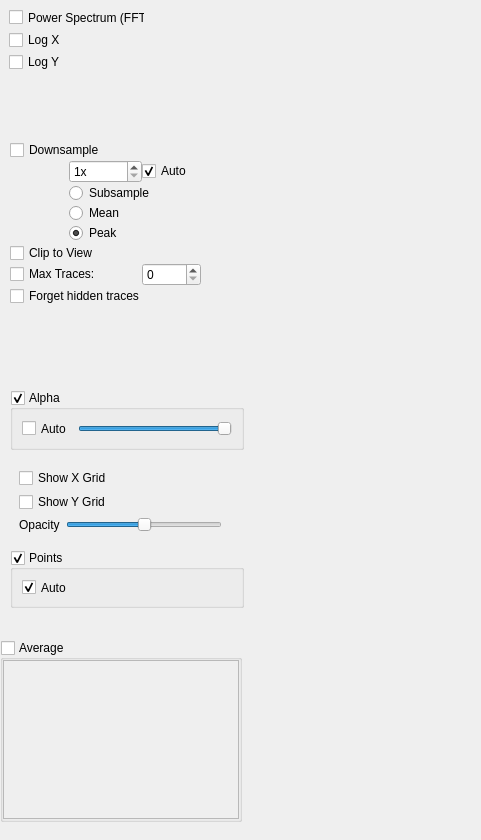
<?xml version="1.0" encoding="UTF-8"?>
<ui version="4.0">
    <class>Form</class>
    <widget class="QWidget" name="Form">
        <property name="geometry">
            <rect>
                <x>0</x>
                <y>0</y>
                <width>481</width>
                <height>840</height>
            </rect>
        </property>
        <property name="windowTitle">
            <string>Form</string>
        </property>
        <widget class="QGroupBox" name="averageGroup">
            <property name="geometry">
                <rect>
                    <x>0</x>
                    <y>640</y>
                    <width>242</width>
                    <height>182</height>
                </rect>
            </property>
            <property name="toolTip">
                <string>Display averages of the curves displayed in this plot. The parameter list allows you to choose
                    parameters to average over (if any are available).
                </string>
            </property>
            <property name="title">
                <string>Average</string>
            </property>
            <property name="checkable">
                <bool>true</bool>
            </property>
            <property name="checked">
                <bool>false</bool>
            </property>
            <layout class="QGridLayout" name="gridLayout_5">
                <property name="margin">
                    <number>0</number>
                </property>
                <property name="spacing">
                    <number>0</number>
                </property>
                <item row="0" column="0">
                    <widget class="QListWidget" name="avgParamList"/>
                </item>
            </layout>
        </widget>
        <widget class="QFrame" name="decimateGroup">
            <property name="geometry">
                <rect>
                    <x>10</x>
                    <y>140</y>
                    <width>191</width>
                    <height>171</height>
                </rect>
            </property>
            <layout class="QGridLayout" name="gridLayout_4">
                <property name="margin">
                    <number>0</number>
                </property>
                <property name="spacing">
                    <number>0</number>
                </property>
                <item row="7" column="0" colspan="3">
                    <widget class="QCheckBox" name="clipToViewCheck">
                        <property name="toolTip">
                            <string>Plot only the portion of each curve that is visible. This assumes X values are
                                uniformly spaced.
                            </string>
                        </property>
                        <property name="text">
                            <string>Clip to View</string>
                        </property>
                    </widget>
                </item>
                <item row="8" column="0" colspan="2">
                    <widget class="QCheckBox" name="maxTracesCheck">
                        <property name="toolTip">
                            <string>If multiple curves are displayed in this plot, check this box to limit the number of
                                traces that are displayed.
                            </string>
                        </property>
                        <property name="text">
                            <string>Max Traces:</string>
                        </property>
                    </widget>
                </item>
                <item row="0" column="0" colspan="3">
                    <widget class="QCheckBox" name="downsampleCheck">
                        <property name="text">
                            <string>Downsample</string>
                        </property>
                    </widget>
                </item>
                <item row="6" column="1" colspan="2">
                    <widget class="QRadioButton" name="peakRadio">
                        <property name="toolTip">
                            <string>Downsample by drawing a saw wave that follows the min and max of the original data.
                                This method produces the best visual representation of the data but is slower.
                            </string>
                        </property>
                        <property name="text">
                            <string>Peak</string>
                        </property>
                        <property name="checked">
                            <bool>true</bool>
                        </property>
                    </widget>
                </item>
                <item row="8" column="2">
                    <widget class="QSpinBox" name="maxTracesSpin">
                        <property name="toolTip">
                            <string>If multiple curves are displayed in this plot, check &quot;Max Traces&quot; and set
                                this value to limit the number of traces that are displayed.
                            </string>
                        </property>
                    </widget>
                </item>
                <item row="9" column="0" colspan="3">
                    <widget class="QCheckBox" name="forgetTracesCheck">
                        <property name="toolTip">
                            <string>If MaxTraces is checked, remove curves from memory after they are hidden (saves
                                memory, but traces can not be un-hidden).
                            </string>
                        </property>
                        <property name="text">
                            <string>Forget hidden traces</string>
                        </property>
                    </widget>
                </item>
                <item row="3" column="1" colspan="2">
                    <widget class="QRadioButton" name="meanRadio">
                        <property name="toolTip">
                            <string>Downsample by taking the mean of N samples.</string>
                        </property>
                        <property name="text">
                            <string>Mean</string>
                        </property>
                    </widget>
                </item>
                <item row="2" column="1" colspan="2">
                    <widget class="QRadioButton" name="subsampleRadio">
                        <property name="toolTip">
                            <string>Downsample by taking the first of N samples. This method is fastest and least
                                accurate.
                            </string>
                        </property>
                        <property name="text">
                            <string>Subsample</string>
                        </property>
                    </widget>
                </item>
                <item row="1" column="2">
                    <widget class="QCheckBox" name="autoDownsampleCheck">
                        <property name="toolTip">
                            <string>Automatically downsample data based on the visible range. This assumes X values are
                                uniformly spaced.
                            </string>
                        </property>
                        <property name="text">
                            <string>Auto</string>
                        </property>
                        <property name="checked">
                            <bool>true</bool>
                        </property>
                    </widget>
                </item>
                <item row="2" column="0">
                    <spacer name="horizontalSpacer">
                        <property name="orientation">
                            <enum>Qt::Horizontal</enum>
                        </property>
                        <property name="sizeType">
                            <enum>QSizePolicy::Maximum</enum>
                        </property>
                        <property name="sizeHint" stdset="0">
                            <size>
                                <width>30</width>
                                <height>20</height>
                            </size>
                        </property>
                    </spacer>
                </item>
                <item row="1" column="1">
                    <widget class="QSpinBox" name="downsampleSpin">
                        <property name="toolTip">
                            <string>Downsample data before plotting. (plot every Nth sample)</string>
                        </property>
                        <property name="suffix">
                            <string>x</string>
                        </property>
                        <property name="minimum">
                            <number>1</number>
                        </property>
                        <property name="maximum">
                            <number>100000</number>
                        </property>
                        <property name="value">
                            <number>1</number>
                        </property>
                    </widget>
                </item>
            </layout>
        </widget>
        <widget class="QFrame" name="transformGroup">
            <property name="geometry">
                <rect>
                    <x>0</x>
                    <y>0</y>
                    <width>154</width>
                    <height>79</height>
                </rect>
            </property>
            <layout class="QGridLayout" name="gridLayout">
                <item row="0" column="0">
                    <widget class="QCheckBox" name="fftCheck">
                        <property name="text">
                            <string>Power Spectrum (FFT)</string>
                        </property>
                    </widget>
                </item>
                <item row="1" column="0">
                    <widget class="QCheckBox" name="logXCheck">
                        <property name="text">
                            <string>Log X</string>
                        </property>
                    </widget>
                </item>
                <item row="2" column="0">
                    <widget class="QCheckBox" name="logYCheck">
                        <property name="text">
                            <string>Log Y</string>
                        </property>
                    </widget>
                </item>
            </layout>
        </widget>
        <widget class="QGroupBox" name="pointsGroup">
            <property name="geometry">
                <rect>
                    <x>10</x>
                    <y>550</y>
                    <width>234</width>
                    <height>58</height>
                </rect>
            </property>
            <property name="title">
                <string>Points</string>
            </property>
            <property name="checkable">
                <bool>true</bool>
            </property>
            <layout class="QVBoxLayout" name="verticalLayout_5">
                <item>
                    <widget class="QCheckBox" name="autoPointsCheck">
                        <property name="text">
                            <string>Auto</string>
                        </property>
                        <property name="checked">
                            <bool>true</bool>
                        </property>
                    </widget>
                </item>
            </layout>
        </widget>
        <widget class="QFrame" name="gridGroup">
            <property name="geometry">
                <rect>
                    <x>10</x>
                    <y>460</y>
                    <width>221</width>
                    <height>81</height>
                </rect>
            </property>
            <layout class="QGridLayout" name="gridLayout_2">
                <item row="0" column="0" colspan="2">
                    <widget class="QCheckBox" name="xGridCheck">
                        <property name="text">
                            <string>Show X Grid</string>
                        </property>
                    </widget>
                </item>
                <item row="1" column="0" colspan="2">
                    <widget class="QCheckBox" name="yGridCheck">
                        <property name="text">
                            <string>Show Y Grid</string>
                        </property>
                    </widget>
                </item>
                <item row="2" column="1">
                    <widget class="QSlider" name="gridAlphaSlider">
                        <property name="maximum">
                            <number>255</number>
                        </property>
                        <property name="value">
                            <number>128</number>
                        </property>
                        <property name="orientation">
                            <enum>Qt::Horizontal</enum>
                        </property>
                    </widget>
                </item>
                <item row="2" column="0">
                    <widget class="QLabel" name="label">
                        <property name="text">
                            <string>Opacity</string>
                        </property>
                    </widget>
                </item>
            </layout>
        </widget>
        <widget class="QGroupBox" name="alphaGroup">
            <property name="geometry">
                <rect>
                    <x>10</x>
                    <y>390</y>
                    <width>234</width>
                    <height>60</height>
                </rect>
            </property>
            <property name="title">
                <string>Alpha</string>
            </property>
            <property name="checkable">
                <bool>true</bool>
            </property>
            <layout class="QHBoxLayout" name="horizontalLayout">
                <item>
                    <widget class="QCheckBox" name="autoAlphaCheck">
                        <property name="text">
                            <string>Auto</string>
                        </property>
                        <property name="checked">
                            <bool>false</bool>
                        </property>
                    </widget>
                </item>
                <item>
                    <widget class="QSlider" name="alphaSlider">
                        <property name="maximum">
                            <number>1000</number>
                        </property>
                        <property name="value">
                            <number>1000</number>
                        </property>
                        <property name="orientation">
                            <enum>Qt::Horizontal</enum>
                        </property>
                    </widget>
                </item>
            </layout>
        </widget>
    </widget>
    <resources/>
    <connections/>
</ui>
